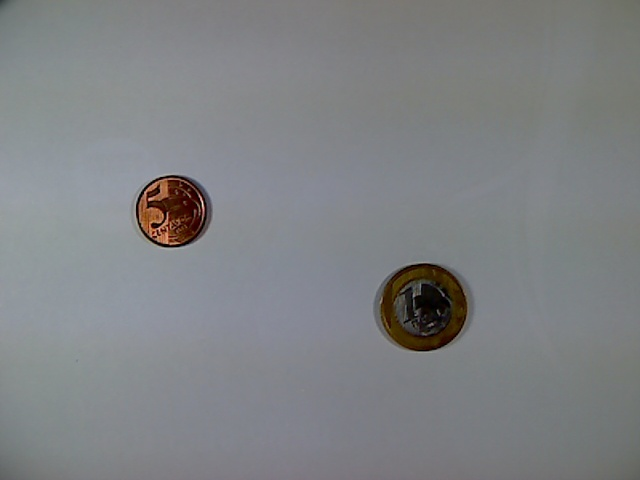
#> input picture moedas_105.jpg, 640 x 480 px
$ jupyter execute 'Exercício 2.ipynb'
#> lines starting #> are read from the running program, lines starting #| are printed output that depends on the picture; after the words box and inside, x2 and y2 are one past the last pixel; in counts of white or black regions, pixels touching at a corner belong together; long printed decimals are rounded
[cell 1]
import cv2 as cv
import matplotlib.pyplot as plt
import numpy as np


img = cv.imread('moedas_105.jpg')
#> img is the input picture: shape (480, 640, 3); mean B, G, R 132.2, 129.7, 127.3
img = cv.cvtColor(img,cv.COLOR_BGR2GRAY)
#> img: shape (480, 640)

# Binarizacao
img_bin = img.copy()

for lin in range(img.shape[0]):
  for col in range(img.shape[1]):
    if(img.item(lin, col) > 50):
      img_bin.itemset((lin, col),0)
    else:
      img_bin.itemset((lin, col),255)
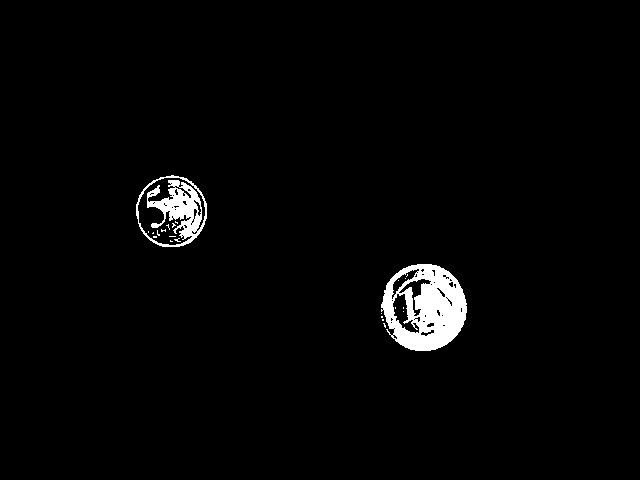
#> img_bin: shape (480, 640); 2.2% white; 23 white regions (21 under 20 px)


#Extrair os contornos da imagem
contorno, ordem = cv.findContours(img_bin, cv.RETR_EXTERNAL,cv.CHAIN_APPROX_SIMPLE)
#> contorno = 6 contours, 4 with area under 20; largest, box (x1, y1, x2, y2) and area: (381, 264, 467, 351) 5679, (136, 175, 207, 247) 3915; ordem = [[1, -1, -1, -1], [2, 0, -1, -1], [3, 1, -1, -1], [4, 2, -1, -1], [5, 3, -1, -1], [-1, 4, -1, -1]]

raio_list = []

for c in contorno:
  #Encontrar o bounding box
  x,y,w,h = cv.boundingRect(c)
  cv.rectangle(img_bin,(x,y),(x+w,y+h),(255,0,0),2)

  #Encontrar o bounding box considerando a rotação do objeto
  area = cv.minAreaRect(c)
  box = cv.boxPoints(area)  # calcular as coordenadas do obj
  box = np.int0(box)        # normalizar as coordenadas -> inteiros
  #cv.drawContours(img1,[box],0,(0,0,255),2)

  #Encontrar o Círculo Mínimo
  (x,y), raio = cv.minEnclosingCircle(c)
  centro = (int(x),int(y))  # cast para inteiro
  raio = int(raio)          # cast para inteiro
  #cv.circle(img1,centro,raio,(0,255,0),2)
  raio_list.append(raio)
#> this loop made 6 passes
#> (w, h, area, box, raio) on passes 1, 4: (3, 5, ((384.3, 324.9), (1.26, 4.43), -18.43), [[384, 327], [383, 323], [384, 322], [385, 326]], 2), (1, 1, ((381, 313), (0, 0), -90), [[381, 313], [381, 313], [381, 313], [381, 313]], 0)
#> (c, w, h, area, box, raio) on passes 2 to 3: ([[382, 319], [382, 320], [383, 320], [383, 319]], 2, 2, ((382.5, 319.5), (1, 1), -90), [[383, 320], [382, 320], [382, 319], [383, 319]], 0), ([[381, 316], [381, 317], [382, 317], [382, 316]], 2, 2, ((381.5, 316.5), (1, 1), -90), [[382, 317], [381, 317], [381, 316], [382, 316]], 0)
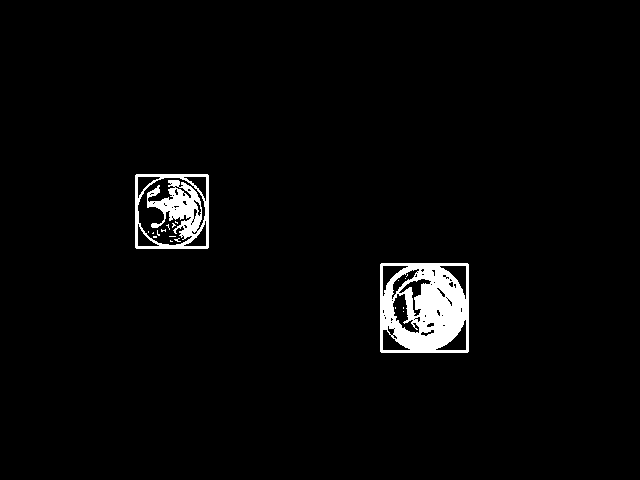
#> img_bin: shape (480, 640); 2.8% white; 19 white regions (17 under 20 px), largest, box (x1, y1, x2, y2) and area: (380, 263, 469, 353) 5709, (135, 174, 209, 249) 2853
#> after the loop, raio_list = [2, 0, 0, 0, 43, 36]


plt.figure(figsize=(8,8))
plt.imshow(img_bin)

[cell 2]
print(raio_list)
#| [2, 0, 0, 0, 43, 36]

[cell 3]
#Áreas das circunferências
import math

raio_1 = raio_list[4]
#> raio_1 = 43
raio_2 = raio_list[5]
#> raio_2 = 36

area_circ_1 = math.pi * float(raio_1**2)
#> area_circ_1 = 5808.8

area_circ_2 = math.pi * float(raio_2**2)
#> area_circ_2 = 4071.5


print(f"Área 1 = {area_circ_1}")
#| Área 1 = 5808.805
print(f"Área 2 = {area_circ_2}")
#| Área 2 = 4071.504

[cell 4]
import cv2 as cv
import numpy as np
import matplotlib.pyplot as plt
import math

img = cv.imread("moedas_105.jpg");
img = cv.cvtColor(img,cv.COLOR_BGR2GRAY)

img_bin = img.copy()
for lin in range(img.shape[0]):
  for col in range(img.shape[1]):
    if(img.item(lin,col) > 50):
      img_bin.itemset((lin,col),0)
    else:
      img_bin.itemset((lin,col),255)

#Extrair os contornos da imagem
contorno, ordem = cv.findContours(img_bin, cv.RETR_EXTERNAL,cv.CHAIN_APPROX_SIMPLE)
raio_list = []

for c in contorno:
  #Encontrar o bounding box
  x,y,w,h = cv.boundingRect(c)
  cv.rectangle(img,(x,y),(x+w,y+h),(255,0,0),2)

  #Encontrar o bounding box considerando a rotação do objeto
  area = cv.minAreaRect(c)
  box = cv.boxPoints(area)  # calcular as coordenadas do obj
  box = np.int0(box)        # normalizar as coordenadas -> inteiros
  cv.drawContours(img,[box],0,(0,0,255),2)

  #Encontrar o Círculo Mínimo
  (x,y), raio = cv.minEnclosingCircle(c)
  centro = (int(x),int(y))  # cast para inteiro
  raio = int(raio)          # cast para inteiro
  cv.circle(img,centro,raio,(0,255,0),2)
  if(raio > 30):
    raio_list.append(raio)
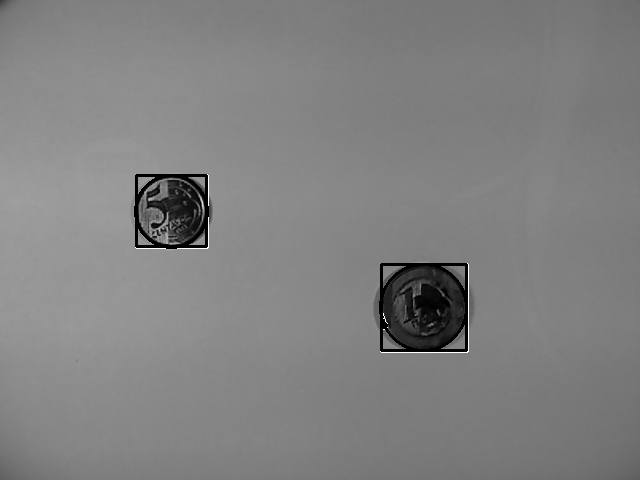
#> img: shape (480, 640); min 0, max 255, mean 128.6
#> after the loop, raio_list = [43, 36]
  # [6 lines of commented-out code are left out]

print(raio_list)
#| [43, 36]
area1 = 3.14 * (raio_list[0]**2)
#> area1 = 5805.9
area2 = 3.14 * (raio_list[1]**2)
#> area2 = 4069.4

print(area1)
#| 5805.860
print(area2)
#| 4069.44

plt.figure(figsize=(8,8))
plt.imshow(img)
